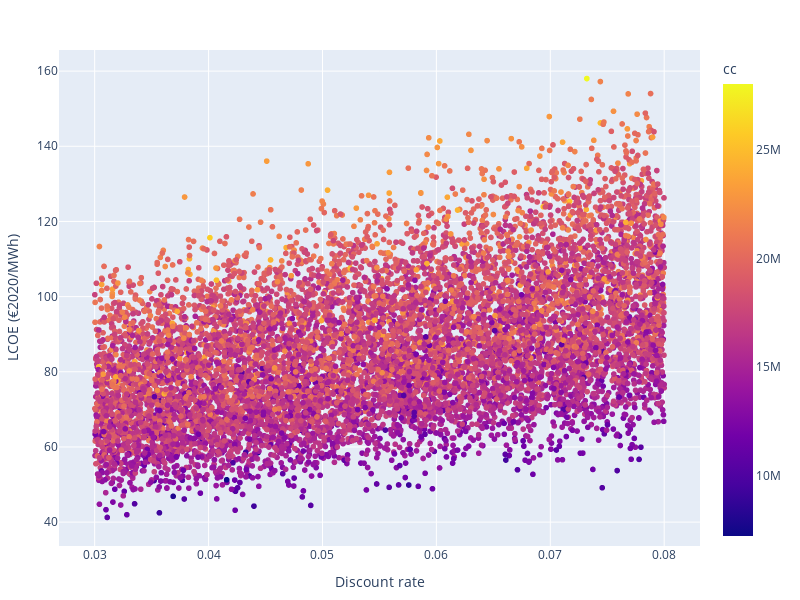

The code cell stored with this chart in its notebook:
### Markdown cell above
# Plotting

### Code cell
fig = px.scatter(df, x="dr", y="lcoe", color="cc", log_x=False)
fig.update_xaxes(title="Discount rate")
fig.update_yaxes(title="LCOE (€2020/MWh)")
    
fig.update_layout(width=800,height=600,margin=dict(l=50,r=50,b=30,t=50))

fig.show()
df

### Figure 1 — Plotly figure (JSON) as saved in the notebook; plotly's stock layout.template omitted (floating-point values rounded to 4 significant figures; data arrays with more than 128 entries replaced by an {"elided": "..."} marker saying what was removed)
{"data": [{"hovertemplate": "dr=%{x}<br>lcoe=%{y}<br>cc=%{marker.color}<extra></extra>", "legendgroup": "", "marker": {"color": {"elided": "10000 float values"}, "coloraxis": "coloraxis", "symbol": "circle"}, "mode": "markers", "name": "", "showlegend": false, "type": "scattergl", "x": {"elided": "10000 float values"}, "xaxis": "x", "y": {"elided": "10000 float values"}, "yaxis": "y"}], "layout": {"coloraxis": {"colorbar": {"title": {"text": "cc"}}, "colorscale": [[0, "#0d0887"], [0.1111, "#46039f"], [0.2222, "#7201a8"], [0.3333, "#9c179e"], [0.4444, "#bd3786"], [0.5556, "#d8576b"], [0.6667, "#ed7953"], [0.7778, "#fb9f3a"], [0.8889, "#fdca26"], [1, "#f0f921"]]}, "height": 600, "legend": {"tracegroupgap": 0}, "margin": {"b": 30, "l": 50, "r": 50, "t": 50}, "width": 800, "xaxis": {"anchor": "y", "autorange": true, "domain": [0, 1], "range": [0.02687, 0.08314], "title": {"text": "Discount rate"}, "type": "linear"}, "yaxis": {"anchor": "x", "autorange": true, "domain": [0, 1], "range": [33.65, 165.6], "title": {"text": "LCOE (€2020/MWh)"}, "type": "linear"}}}
